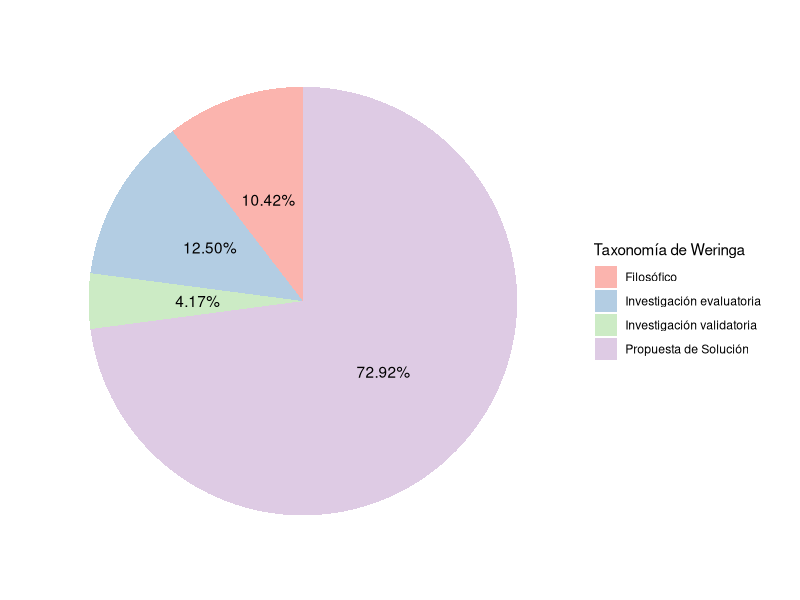

Generate this figure with R:
library(tidyverse)


contribucion_tbl <- read_csv("./data/Contribucion.csv")

contribucion_tbl <- contribucion_tbl %>%
  #  group_by(Weringa_taxonomy) %>%
  mutate(Ntot = sum(N))

pie <- ggplot(contribucion_tbl, aes(x = "", y=N, pattern = factor(Weringa_taxonomy),
                                    fill = factor(Weringa_taxonomy))) +
  geom_bar(width = 1, stat = "identity") +
  theme(axis.line = element_blank(),
        plot.title = element_text(hjust=0.5)) +
  labs(fill="Taxonomía de Weringa",
       x=NULL,
       y=NULL,
       title="",
       caption="") +
  geom_text(aes(label = paste0(format(round(N/Ntot*100,2),nsmall =2), "%")), position = position_stack(vjust=0.5)) +
  theme_classic() +
  theme(axis.line = element_blank(),
        axis.text = element_blank(),
        axis.ticks = element_blank()) +
  scale_fill_brewer(palette="Pastel1")

pie + coord_polar(theta = "y", start=0)


